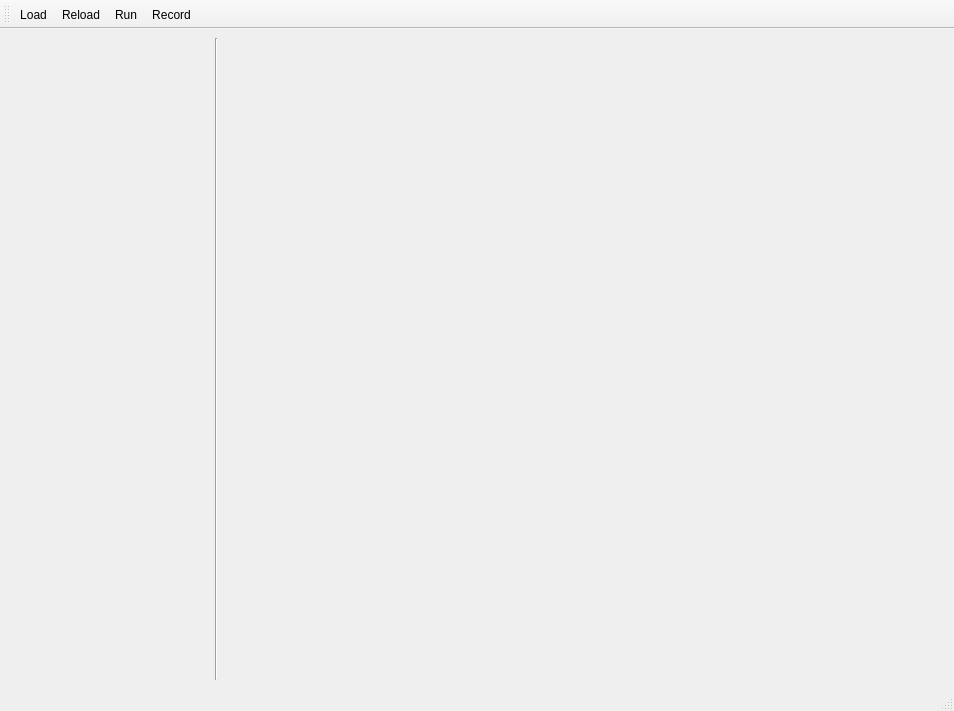
<?xml version="1.0" encoding="UTF-8"?>
<ui version="4.0">
 <class>CellModeller4</class>
 <widget class="QMainWindow" name="CellModeller4">
  <property name="geometry">
   <rect>
    <x>0</x>
    <y>0</y>
    <width>954</width>
    <height>711</height>
   </rect>
  </property>
  <property name="windowTitle">
   <string>CellModeller4</string>
  </property>
  <widget class="QWidget" name="centralwidget">
   <layout class="QGridLayout" name="gridLayout">
    <item row="0" column="0">
     <widget class="QLabel" name="label">
      <property name="sizePolicy">
       <sizepolicy hsizetype="Fixed" vsizetype="MinimumExpanding">
        <horstretch>0</horstretch>
        <verstretch>0</verstretch>
       </sizepolicy>
      </property>
      <property name="minimumSize">
       <size>
        <width>200</width>
        <height>0</height>
       </size>
      </property>
      <property name="text">
       <string/>
      </property>
      <property name="alignment">
       <set>Qt::AlignLeading|Qt::AlignLeft|Qt::AlignTop</set>
      </property>
      <property name="wordWrap">
       <bool>true</bool>
      </property>
      <property name="margin">
       <number>1</number>
      </property>
     </widget>
    </item>
    <item row="0" column="1">
     <widget class="Line" name="line">
      <property name="orientation">
       <enum>Qt::Vertical</enum>
      </property>
     </widget>
    </item>
    <item row="0" column="2">
     <widget class="PyGLCMViewer" name="PyGLCMViewer">
      <property name="whatsThis">
       <string>CellModeller viewer derived from PyQGLViewertime.</string>
      </property>
     </widget>
    </item>
   </layout>
  </widget>
  <widget class="QStatusBar" name="statusbar"/>
  <widget class="QToolBar" name="toolBar">
   <property name="windowTitle">
    <string>toolBar</string>
   </property>
   <attribute name="toolBarArea">
    <enum>TopToolBarArea</enum>
   </attribute>
   <attribute name="toolBarBreak">
    <bool>false</bool>
   </attribute>
   <addaction name="actionLoad"/>
   <addaction name="actionReload"/>
   <addaction name="actionRun"/>
   <addaction name="actionRecord"/>
  </widget>
  <action name="actionRun">
   <property name="checkable">
    <bool>true</bool>
   </property>
   <property name="text">
    <string>Run</string>
   </property>
   <property name="toolTip">
    <string>Run</string>
   </property>
   <property name="shortcut">
    <string>Space</string>
   </property>
  </action>
  <action name="actionReload">
   <property name="text">
    <string>Reload</string>
   </property>
   <property name="toolTip">
    <string>Reload model</string>
   </property>
   <property name="shortcut">
    <string>Ctrl+R</string>
   </property>
  </action>
  <action name="actionLoad">
   <property name="text">
    <string>Load</string>
   </property>
   <property name="toolTip">
    <string>Load python module</string>
   </property>
   <property name="shortcut">
    <string>Ctrl+O</string>
   </property>
  </action>
  <action name="actionRecord">
   <property name="checkable">
    <bool>true</bool>
   </property>
   <property name="text">
    <string>Record</string>
   </property>
   <property name="toolTip">
    <string>Save images for video</string>
   </property>
  </action>
 </widget>
 <customwidgets>
  <customwidget>
   <class>PyGLCMViewer</class>
   <extends>QWidget</extends>
   <header>PyGLCMViewer</header>
  </customwidget>
 </customwidgets>
 <resources/>
 <connections>
  <connection>
   <sender>actionLoad</sender>
   <signal>triggered()</signal>
   <receiver>PyGLCMViewer</receiver>
   <slot>load()</slot>
   <hints>
    <hint type="sourcelabel">
     <x>-1</x>
     <y>-1</y>
    </hint>
    <hint type="destinationlabel">
     <x>584</x>
     <y>356</y>
    </hint>
   </hints>
  </connection>
  <connection>
   <sender>actionReload</sender>
   <signal>triggered()</signal>
   <receiver>PyGLCMViewer</receiver>
   <slot>reset()</slot>
   <hints>
    <hint type="sourcelabel">
     <x>-1</x>
     <y>-1</y>
    </hint>
    <hint type="destinationlabel">
     <x>584</x>
     <y>356</y>
    </hint>
   </hints>
  </connection>
  <connection>
   <sender>PyGLCMViewer</sender>
   <signal>selectedCell(QString)</signal>
   <receiver>label</receiver>
   <slot>setText(QString)</slot>
   <hints>
    <hint type="sourcelabel">
     <x>584</x>
     <y>356</y>
    </hint>
    <hint type="destinationlabel">
     <x>108</x>
     <y>356</y>
    </hint>
   </hints>
  </connection>
  <connection>
   <sender>actionRun</sender>
   <signal>toggled(bool)</signal>
   <receiver>PyGLCMViewer</receiver>
   <slot>toggleRun(bool)</slot>
   <hints>
    <hint type="sourcelabel">
     <x>-1</x>
     <y>-1</y>
    </hint>
    <hint type="destinationlabel">
     <x>584</x>
     <y>356</y>
    </hint>
   </hints>
  </connection>
 </connections>
</ui>
